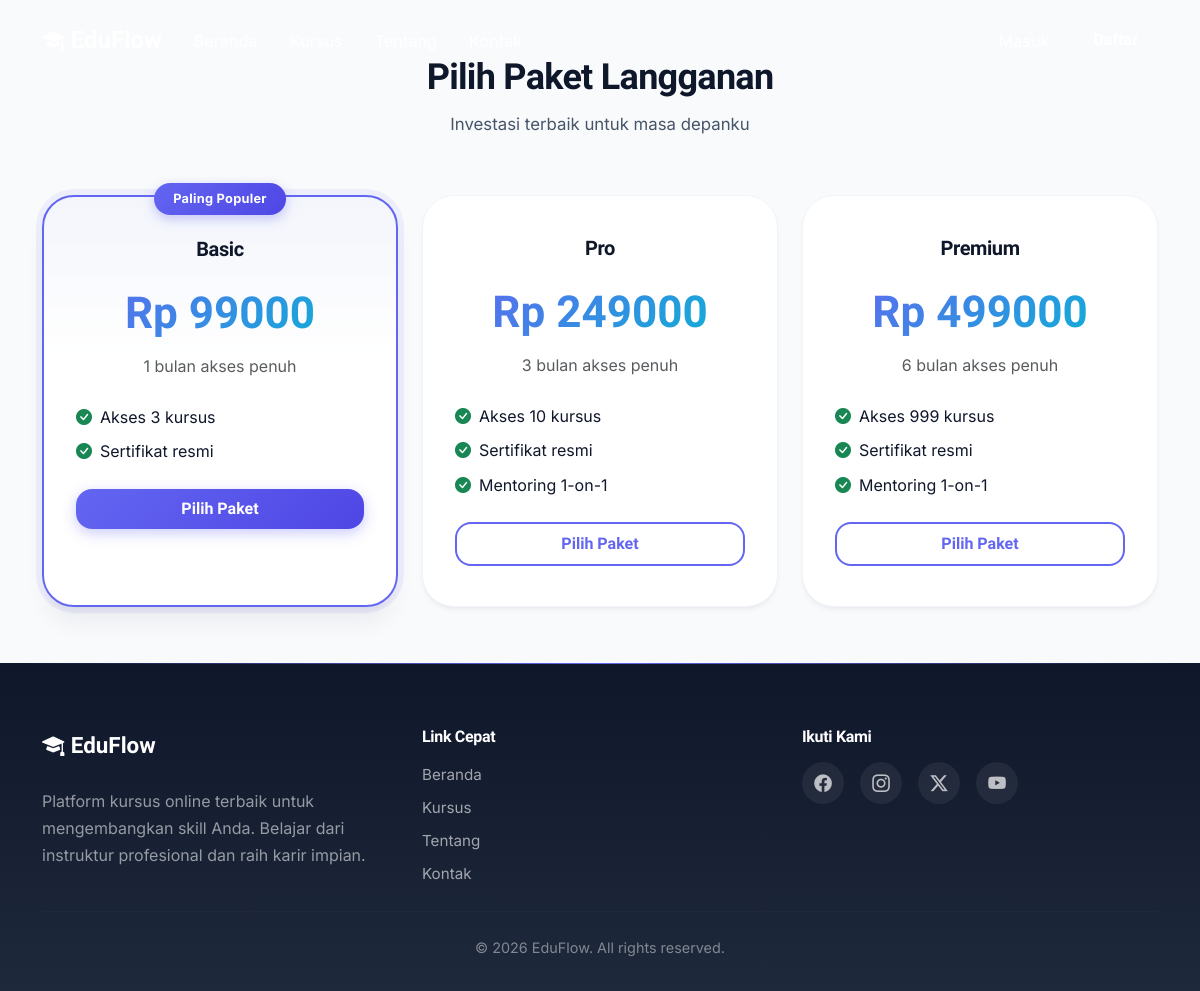
The app's page /paket/ with its own data.
### payments/models.py (models this page shows, shortened)
class SubscriptionPackage(models.Model):
    name = models.CharField(max_length=100)
    slug = models.SlugField(max_length=100, unique=True)
    price = models.DecimalField(max_digits=10, decimal_places=2)
    duration_months = models.IntegerField()
    benefits = models.TextField(help_text="Describe benefits, one per line or JSON")
    max_courses = models.IntegerField(default=5, help_text="Number of courses accessible")
    has_certificate = models.BooleanField(default=False)
    has_mentoring = models.BooleanField(default=False)
    is_active = models.BooleanField(default=True)
    created_at = models.DateTimeField(auto_now_add=True)
    class Meta:
        ordering = ['price']

### payments/views.py (the view)
# urls.py: path('', views.package_list, name='package_list'),
def package_list(request):
    packages = SubscriptionPackage.objects.filter(is_active=True)
    context = {'packages': packages}
    return render(request, 'payments/package_list.html', context)

### core/context_processors.py (called while the page is built)
def current_year(request):
    return {'current_year': datetime.date.today().year}

### templates/payments/package_list.html (shortened to what this page needs)
{% extends 'base.html' %}
{% load static %}
{% block content %}
<section class="section-py">
    <div class="container">
        <div class="section-header" data-aos="fade-up">
            <h2>Pilih Paket Langganan</h2>
            <p>Investasi terbaik untuk masa depanku</p>
        </div>
        <div class="row g-4 justify-content-center">
            {% for package in packages %}
            <div class="col-md-4" data-aos="fade-up" data-aos-delay="{{ forloop.counter0|floatformat:0 }}0">
                <div class="pricing-card {% if forloop.first %}featured{% endif %} h-100">
                    {% if forloop.first %}
                    <div class="pricing-badge">Paling Populer</div>
                    {% endif %}
                    <h5 class="fw-bold mb-3">{{ package.name }}</h5>
                    <div class="pricing-price">Rp {{ package.price|floatformat:0 }}</div>
                    <p class="text-muted mb-4">{{ package.duration_months }} bulan akses penuh</p>
                    <ul class="list-unstyled text-start mb-4">
                        <li class="mb-2"><i class="bi bi-check-circle-fill text-success me-2"></i>Akses {{ package.max_courses }} kursus</li>
                        {% if package.has_certificate %}
                        <li class="mb-2"><i class="bi bi-check-circle-fill text-success me-2"></i>Sertifikat resmi</li>
                        {% endif %}
                        {% if package.has_mentoring %}
                        <li class="mb-2"><i class="bi bi-check-circle-fill text-success me-2"></i>Mentoring 1-on-1</li>
                        {% endif %}
                    </ul>
                    <a href="{% url 'purchase_confirm' package.pk %}" class="btn {% if forloop.first %}btn-primary{% else %}btn-outline-primary{% endif %} w-100 py-2">
                        Pilih Paket
                    </a>
                </div>
            </div>
            {% empty %}
            <div class="col-12 text-center py-5" data-aos="fade-up">
                <p class="text-muted">Belum ada paket tersedia.</p>
            </div>
            {% endfor %}
        </div>
    </div>
</section>
{% endblock %}

### static/css/style.css (style rules this page uses)
:root { --ef-bg: #f8fafc; --ef-surface: #ffffff; --ef-surface-glass: rgba(255, 255, 255, 0.75); --ef-text: #0f172a; --ef-text-secondary: #475569; --ef-text-muted: #94a3b8; --ef-border: #e2e8f0; --ef-border-light: #f1f5f9; --ef-primary: #6366f1; --ef-primary-dark: #4f46e5; --ef-primary-soft: #e0e7ff; --ef-secondary: #06b6d4; --ef-accent: #f59e0b; --ef-success: #10b981; --ef-danger: #ef4444; --ef-warning: #f59e0b; --ef-radius-sm: 0.75rem; --ef-radius: 1rem; --ef-radius-lg: 1.5rem; --ef-radius-xl: 2rem; --ef-radius-full: 9999px; --ef-shadow-sm: 0 1px 2px rgba(15, 23, 42, 0.04), 0 1px 3px rgba(15, 23, 42, 0.06); --ef-shadow: 0 4px 6px -1px rgba(15, 23, 42, 0.04), 0 2px 4px -2px rgba(15, 23, 42, 0.06); --ef-shadow-md: 0 10px 15px -3px rgba(15, 23, 42, 0.05), 0 4px 6px -4px rgba(15, 23, 42, 0.06); --ef-shadow-lg: 0 20px 25px -5px rgba(15, 23, 42, 0.06), 0 8px 10px -6px rgba(15, 23, 42, 0.04); --ef-shadow-xl: 0 25px 50px -12px rgba(15, 23, 42, 0.12); --ef-shadow-glow: 0 0 0 3px rgba(99, 102, 241, 0.25); --ef-transition: 0.25s cubic-bezier(0.4, 0, 0.2, 1); --ef-transition-spring: 0.4s cubic-bezier(0.34, 1.56, 0.64, 1); }
* { box-sizing: border-box; }
html { scroll-behavior: smooth; }
body { font-family: 'Inter', -apple-system, BlinkMacSystemFont, 'Segoe UI', Roboto, sans-serif; background-color: var(--ef-bg); color: var(--ef-text); line-height: 1.65; -webkit-font-smoothing: antialiased; -moz-osx-font-smoothing: grayscale; overflow-x: hidden; }
h1, h2, h3, h4, h5, h6 { font-family: 'Plus Jakarta Sans', 'Inter', sans-serif; letter-spacing: -0.02em; color: var(--ef-text); font-weight: 700; }
a { color: var(--ef-primary); text-decoration: none; transition: color var(--ef-transition); }
.btn { font-family: 'Plus Jakarta Sans', sans-serif; font-weight: 600; border-radius: var(--ef-radius); padding: 0.65rem 1.5rem; transition: all var(--ef-transition-spring); position: relative; overflow: hidden; border: none; }
.btn-primary { background: linear-gradient(135deg, var(--ef-primary) 0%, var(--ef-primary-dark) 100%); box-shadow: 0 4px 14px rgba(99, 102, 241, 0.35); }
.btn-outline-primary { border: 2px solid var(--ef-primary); color: var(--ef-primary); background: transparent; }
.section-py { padding: 5rem 0; }
.section-header { text-align: center; margin-bottom: 3.5rem; }
.section-header h2 { font-size: clamp(1.8rem, 3vw, 2.5rem); font-weight: 800; margin-bottom: 0.75rem; }
.section-header p { color: var(--ef-text-secondary); font-size: 1.05rem; max-width: 500px; margin: 0 auto; }
.pricing-card { background: var(--ef-surface); border: 1px solid var(--ef-border-light); border-radius: var(--ef-radius-xl); padding: 2.5rem 2rem; text-align: center; box-shadow: var(--ef-shadow); transition: all var(--ef-transition-spring); position: relative; }
.pricing-card.featured { border: 2px solid var(--ef-primary); background: linear-gradient(180deg, rgba(99, 102, 241, 0.03) 0%, var(--ef-surface) 40%); box-shadow: var(--ef-shadow-lg), 0 0 0 6px rgba(99, 102, 241, 0.08); transform: scale(1.03); z-index: 2; }
.pricing-badge { position: absolute; top: -14px; left: 50%; transform: translateX(-50%); background: linear-gradient(135deg, var(--ef-primary), var(--ef-primary-dark)); color: #fff; padding: 0.35rem 1.2rem; border-radius: var(--ef-radius-full); font-size: 0.8rem; font-weight: 700; letter-spacing: 0.02em; box-shadow: 0 4px 12px rgba(99, 102, 241, 0.35); animation: badgePulse 2.5s ease-in-out infinite; }
.pricing-price { font-family: 'Plus Jakarta Sans', sans-serif; font-size: 2.75rem; font-weight: 800; background: linear-gradient(135deg, var(--ef-primary), var(--ef-secondary)); -webkit-background-clip: text; -webkit-text-fill-color: transparent; background-clip: text; margin: 1rem 0 0.25rem; }
.section-py { padding: 3.5rem 0; }
.pricing-card.featured { transform: scale(1); }
[data-aos] { transition-timing-function: cubic-bezier(0.4, 0, 0.2, 1); }

### records on screen
SubscriptionPackage: shows "Paling Populer", name "Basic", price "99000", duration_months "1", max_courses "3", has_certificate True (drawn)
SubscriptionPackage: name "Pro", price "249000", duration_months "3", max_courses "10", has_certificate True (drawn), has_mentoring True (drawn)
SubscriptionPackage: name "Premium", price "499000", duration_months "6", max_courses "999", has_certificate True (drawn), has_mentoring True (drawn)
